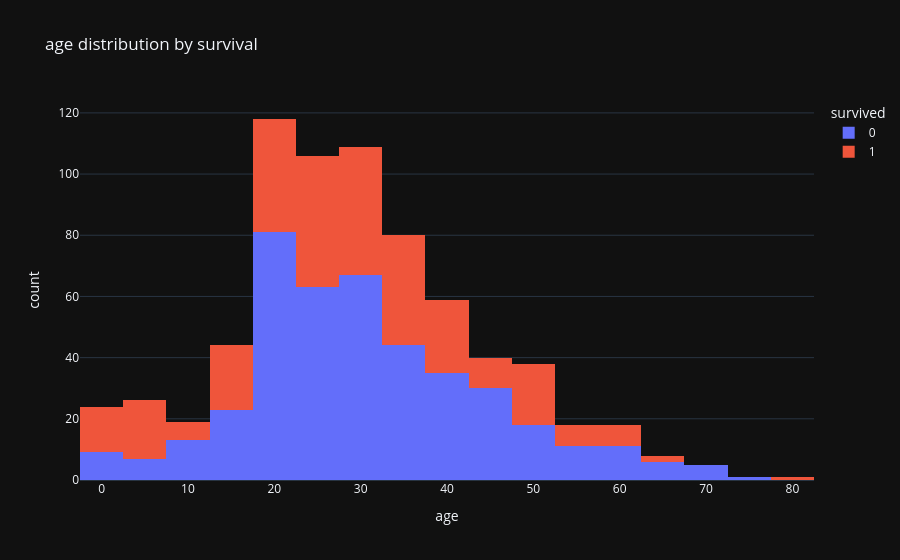

Write notebook code for a chart like this one.
### Code cell
px.histogram(df,x='age',nbins=30,color="survived",
            title='age distribution by survival',
            template='plotly_dark')

### Figure 1 — Plotly figure (JSON) as saved in the notebook; plotly's stock layout.template omitted (floating-point values rounded to 4 significant figures; data arrays with more than 128 entries replaced by an {"elided": "..."} marker saying what was removed)
{"data": [{"bingroup": "x", "hovertemplate": "survived=0<br>age=%{x}<br>count=%{y}<extra></extra>", "legendgroup": "0", "marker": {"color": "#636efa", "pattern": {"shape": ""}}, "name": "0", "nbinsx": 30, "orientation": "v", "showlegend": true, "type": "histogram", "x": {"elided": "549 float values"}, "xaxis": "x", "yaxis": "y"}, {"bingroup": "x", "hovertemplate": "survived=1<br>age=%{x}<br>count=%{y}<extra></extra>", "legendgroup": "1", "marker": {"color": "#EF553B", "pattern": {"shape": ""}}, "name": "1", "nbinsx": 30, "orientation": "v", "showlegend": true, "type": "histogram", "x": {"elided": "342 float values"}, "xaxis": "x", "yaxis": "y"}], "layout": {"barmode": "relative", "legend": {"title": {"text": "survived"}, "tracegroupgap": 0}, "title": {"text": "age distribution by survival"}, "xaxis": {"anchor": "y", "domain": [0, 1], "title": {"text": "age"}}, "yaxis": {"anchor": "x", "domain": [0, 1], "title": {"text": "count"}}}}
